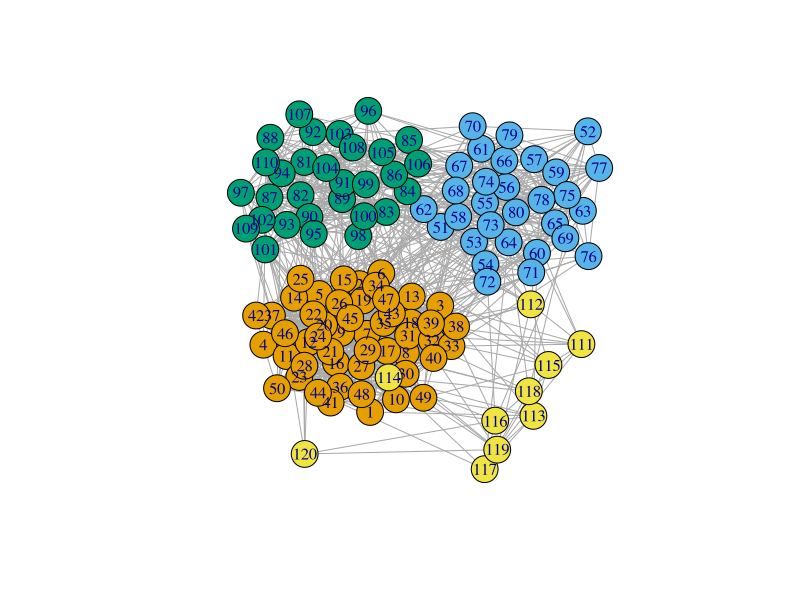

Write R code to recreate this figure. (Note: this script raises an error after producing the figure.)
## ---- chunk 1
knitr::opts_chunk$set(echo = TRUE)
## ---- chunk 2
library(igraph)
library(corrplot)
library(Matrix)
## ---- chunk 3
p  <- 120
sizes <- c(50, 30, 30, 10)
K <- length(sizes)
PI <- diag(.4, K) + .05 # connectivity matrix
## ---- chunk 4
mySBM <- igraph::sample_sbm(p, PI, sizes)
mySBM <- set_vertex_attr(mySBM, "cluster", value = rep(1:K, sizes))
plot(mySBM, vertex.color = V(mySBM)$cluster)
## ---- chunk 5
## random Gaussian weights
mu <- 2; sigma <- 1
mySBM <- set_edge_attr(mySBM, "weight", value = rnorm(gsize(mySBM), mu , sigma))
## ---- chunk 6
epsilon <- 1e-1
Theta <- laplacian_matrix(mySBM, normalized = TRUE)
Theta <- Theta + diag(epsilon, p, p)
## ---- chunk 7
Sigma <- solve(Theta)
## ---- chunk 8
par(mfrow = c(2,2))
Theta_plot <- as.matrix(Theta); diag(Theta_plot) <- NA
Sigma_plot <- as.matrix(Sigma); diag(Sigma_plot) <- NA
corrplot(Theta_plot, method = "color", is.corr = FALSE, tl.pos = "n")
corrplot(Sigma_plot, method = "color", is.corr = FALSE, tl.pos = "n")
hist(Theta_plot)
hist(Sigma_plot)
## ---- chunk 9
Theta <- laplacian_matrix(mySBM)
epsilon <- 1e-2
lambda  <- 1e-4 * epsilon
iter <- 0
while (!all(eigen(Theta, only.values = TRUE)$values > epsilon)) {
  iter <- iter + 1
  diag(Theta) <- diag(Theta) + lambda * degree(mySBM)
}
cat("Il a fallu", iter, "itérations.")
## ---- chunk 10
Sigma <- solve(Theta)
## ---- chunk 11
par(mfrow = c(2,2))
Theta_plot <- as.matrix(Theta); diag(Theta_plot) <- NA
Sigma_plot <- as.matrix(Sigma); diag(Sigma_plot) <- NA
corrplot(Theta_plot, method = "color", is.corr = FALSE, tl.pos = "n")
corrplot(Sigma_plot, method = "color", is.corr = FALSE, tl.pos = "n")
hist(Theta_plot)
hist(Sigma_plot)
